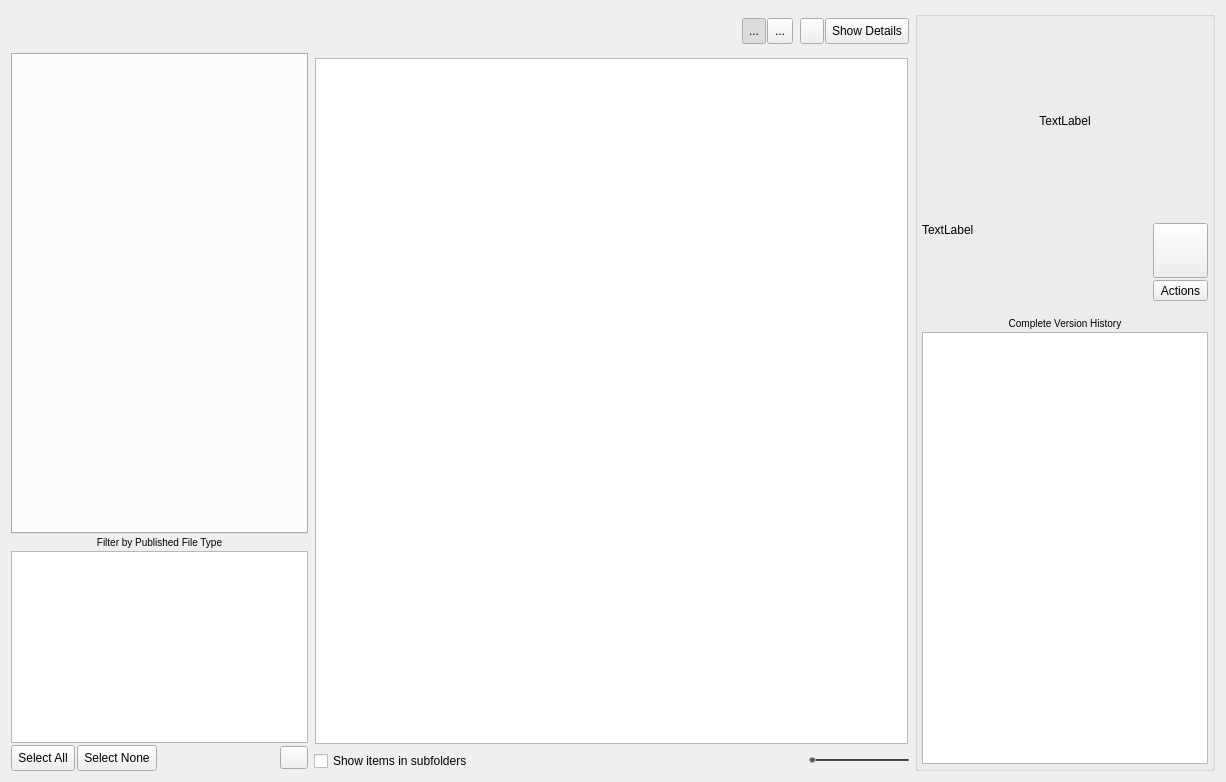
<?xml version="1.0" encoding="UTF-8"?>
<ui version="4.0">
 <class>Dialog</class>
 <widget class="QDialog" name="Dialog">
  <property name="geometry">
   <rect>
    <x>0</x>
    <y>0</y>
    <width>1226</width>
    <height>782</height>
   </rect>
  </property>
  <property name="windowTitle">
   <string>Load items into your scene</string>
  </property>
  <layout class="QHBoxLayout" name="horizontalLayout_3" stretch="1,2,0">
   <item>
    <layout class="QVBoxLayout" name="left_area">
     <property name="spacing">
      <number>2</number>
     </property>
     <item>
      <layout class="QHBoxLayout" name="top_toolbar">
       <item>
        <widget class="QToolButton" name="navigation_home">
         <property name="minimumSize">
          <size>
           <width>40</width>
           <height>40</height>
          </size>
         </property>
         <property name="maximumSize">
          <size>
           <width>40</width>
           <height>40</height>
          </size>
         </property>
         <property name="toolTip">
          <string>Clicking the &lt;i&gt;home button&lt;/i&gt; will take you to the location that best matches your current work area.</string>
         </property>
         <property name="accessibleName">
          <string>navigation_home</string>
         </property>
         <property name="styleSheet">
          <string notr="true">QToolButton{
   border: none;
   background-color: none;
   background-repeat: no-repeat;
   background-position: center center;
   background-image: url(:/res/home.png);
}

QToolButton:hover{
background-image: url(:/res/home_hover.png);
}

QToolButton:Pressed {
background-image: url(:/res/home_pressed.png);
}
</string>
         </property>
        </widget>
       </item>
       <item>
        <widget class="QToolButton" name="navigation_prev">
         <property name="minimumSize">
          <size>
           <width>40</width>
           <height>40</height>
          </size>
         </property>
         <property name="maximumSize">
          <size>
           <width>40</width>
           <height>40</height>
          </size>
         </property>
         <property name="toolTip">
          <string>&lt;i&gt;Go back&lt;/i&gt; in the folder history.</string>
         </property>
         <property name="accessibleName">
          <string>navigation_prev</string>
         </property>
         <property name="styleSheet">
          <string notr="true">QToolButton{
   border: none;
   background-color: none;
   background-repeat: no-repeat;
   background-position: center center;
   background-image: url(:/res/left_arrow.png);
}

QToolButton:disabled{
   background-image: url(:/res/left_arrow_disabled.png);
}

QToolButton:hover{
background-image: url(:/res/left_arrow_hover.png);
}

QToolButton:Pressed {
background-image: url(:/res/left_arrow_pressed.png);
}
</string>
         </property>
        </widget>
       </item>
       <item>
        <widget class="QToolButton" name="navigation_next">
         <property name="minimumSize">
          <size>
           <width>40</width>
           <height>40</height>
          </size>
         </property>
         <property name="maximumSize">
          <size>
           <width>40</width>
           <height>40</height>
          </size>
         </property>
         <property name="toolTip">
          <string>&lt;i&gt;Go forward&lt;/i&gt; in the folder history.</string>
         </property>
         <property name="accessibleName">
          <string>navigation_next</string>
         </property>
         <property name="styleSheet">
          <string notr="true">QToolButton{
   border: none;
   background-color: none;
   background-repeat: no-repeat;
   background-position: center center;
   background-image: url(:/res/right_arrow.png);
}

QToolButton:disabled{
   background-image: url(:/res/right_arrow_disabled.png);
}


QToolButton:hover{
background-image: url(:/res/right_arrow_hover.png);
}

QToolButton:Pressed {
background-image: url(:/res/right_arrow_pressed.png);
}
</string>
         </property>
        </widget>
       </item>
       <item>
        <widget class="QLabel" name="label">
         <property name="text">
          <string/>
         </property>
        </widget>
       </item>
      </layout>
     </item>
     <item>
      <widget class="QTabWidget" name="entity_preset_tabs">
       <property name="maximumSize">
        <size>
         <width>300</width>
         <height>16777202</height>
        </size>
       </property>
       <property name="toolTip">
        <string>This area shows &lt;i&gt;ShotGrid objects&lt;/i&gt; such as Shots or Assets, grouped into sections. </string>
       </property>
       <property name="accessibleName">
        <string>entity_preset_tabs</string>
       </property>
       <property name="currentIndex">
        <number>-1</number>
       </property>
       <property name="usesScrollButtons">
        <bool>true</bool>
       </property>
      </widget>
     </item>
     <item>
      <widget class="QLabel" name="label_4">
       <property name="text">
        <string>&lt;small&gt;Filter by Published File Type&lt;/small&gt;</string>
       </property>
       <property name="alignment">
        <set>Qt::AlignCenter</set>
       </property>
      </widget>
     </item>
     <item>
      <widget class="QListView" name="publish_type_list">
       <property name="sizePolicy">
        <sizepolicy hsizetype="Preferred" vsizetype="Maximum">
         <horstretch>0</horstretch>
         <verstretch>0</verstretch>
        </sizepolicy>
       </property>
       <property name="minimumSize">
        <size>
         <width>100</width>
         <height>100</height>
        </size>
       </property>
       <property name="toolTip">
        <string>This list shows all the relevant &lt;i&gt;publish types&lt;/i&gt; for your current selection. By ticking and unticking items in this list, publishes in the main view will be shown or hidden. You can see a summary count next to each publish type, showing how many items of that sort are matching your current selection.</string>
       </property>
       <property name="accessibleName">
        <string>publish_type_list</string>
       </property>
       <property name="styleSheet">
        <string notr="true">QListView::item {
    border-top: 1px dotted #888888;
    padding: 5px;
 }</string>
       </property>
       <property name="editTriggers">
        <set>QAbstractItemView::NoEditTriggers</set>
       </property>
       <property name="showDropIndicator" stdset="0">
        <bool>false</bool>
       </property>
       <property name="selectionMode">
        <enum>QAbstractItemView::NoSelection</enum>
       </property>
       <property name="uniformItemSizes">
        <bool>true</bool>
       </property>
      </widget>
     </item>
     <item>
      <layout class="QHBoxLayout" name="horizontalLayout_6">
       <property name="spacing">
        <number>2</number>
       </property>
       <item>
        <widget class="QToolButton" name="check_all">
         <property name="sizePolicy">
          <sizepolicy hsizetype="Fixed" vsizetype="Preferred">
           <horstretch>0</horstretch>
           <verstretch>0</verstretch>
          </sizepolicy>
         </property>
         <property name="minimumSize">
          <size>
           <width>60</width>
           <height>26</height>
          </size>
         </property>
         <property name="text">
          <string>Select All</string>
         </property>
        </widget>
       </item>
       <item>
        <widget class="QToolButton" name="check_none">
         <property name="sizePolicy">
          <sizepolicy hsizetype="Fixed" vsizetype="Preferred">
           <horstretch>0</horstretch>
           <verstretch>0</verstretch>
          </sizepolicy>
         </property>
         <property name="minimumSize">
          <size>
           <width>75</width>
           <height>26</height>
          </size>
         </property>
         <property name="text">
          <string>Select None</string>
         </property>
        </widget>
       </item>
       <item>
        <widget class="QLabel" name="label_3">
         <property name="text">
          <string/>
         </property>
         <property name="alignment">
          <set>Qt::AlignRight|Qt::AlignTrailing|Qt::AlignVCenter</set>
         </property>
        </widget>
       </item>
       <item>
        <widget class="QToolButton" name="cog_button">
         <property name="toolTip">
          <string>Tools and Settings</string>
         </property>
         <property name="accessibleName">
          <string>cog_button</string>
         </property>
         <property name="icon">
          <iconset resource="resources.qrc">
           <normaloff>:/res/gear.png</normaloff>:/res/gear.png</iconset>
         </property>
         <property name="iconSize">
          <size>
           <width>20</width>
           <height>16</height>
          </size>
         </property>
         <property name="popupMode">
          <enum>QToolButton::InstantPopup</enum>
         </property>
        </widget>
       </item>
      </layout>
     </item>
    </layout>
   </item>
   <item>
    <layout class="QVBoxLayout" name="middle_area">
     <item>
      <layout class="QHBoxLayout" name="horizontalLayout_2">
       <property name="spacing">
        <number>1</number>
       </property>
       <item>
        <widget class="QLabel" name="entity_breadcrumbs">
         <property name="sizePolicy">
          <sizepolicy hsizetype="Ignored" vsizetype="Preferred">
           <horstretch>0</horstretch>
           <verstretch>0</verstretch>
          </sizepolicy>
         </property>
         <property name="minimumSize">
          <size>
           <width>0</width>
           <height>40</height>
          </size>
         </property>
         <property name="toolTip">
          <string>This &lt;i&gt;breadcrumbs listing&lt;/i&gt; shows your currently selected ShotGrid location.</string>
         </property>
         <property name="text">
          <string/>
         </property>
        </widget>
       </item>
       <item>
        <spacer name="horizontalSpacer_5">
         <property name="orientation">
          <enum>Qt::Horizontal</enum>
         </property>
         <property name="sizeType">
          <enum>QSizePolicy::Ignored</enum>
         </property>
         <property name="sizeHint" stdset="0">
          <size>
           <width>40</width>
           <height>20</height>
          </size>
         </property>
        </spacer>
       </item>
       <item>
        <widget class="QToolButton" name="thumbnail_mode">
         <property name="minimumSize">
          <size>
           <width>0</width>
           <height>26</height>
          </size>
         </property>
         <property name="toolTip">
          <string>Thumbnail Mode</string>
         </property>
         <property name="accessibleName">
          <string>thumbnail_mode</string>
         </property>
         <property name="text">
          <string>...</string>
         </property>
         <property name="icon">
          <iconset resource="resources.qrc">
           <normaloff>:/res/mode_switch_thumb_active.png</normaloff>:/res/mode_switch_thumb_active.png</iconset>
         </property>
         <property name="checkable">
          <bool>true</bool>
         </property>
         <property name="checked">
          <bool>true</bool>
         </property>
        </widget>
       </item>
       <item>
        <widget class="QToolButton" name="list_mode">
         <property name="minimumSize">
          <size>
           <width>26</width>
           <height>26</height>
          </size>
         </property>
         <property name="toolTip">
          <string>List Mode</string>
         </property>
         <property name="accessibleName">
          <string>list_mode</string>
         </property>
         <property name="text">
          <string>...</string>
         </property>
         <property name="icon">
          <iconset resource="resources.qrc">
           <normaloff>:/res/mode_switch_card.png</normaloff>:/res/mode_switch_card.png</iconset>
         </property>
         <property name="checkable">
          <bool>true</bool>
         </property>
        </widget>
       </item>
       <item>
        <widget class="QLabel" name="label_5">
         <property name="minimumSize">
          <size>
           <width>5</width>
           <height>0</height>
          </size>
         </property>
         <property name="maximumSize">
          <size>
           <width>5</width>
           <height>16777215</height>
          </size>
         </property>
         <property name="text">
          <string/>
         </property>
        </widget>
       </item>
       <item>
        <widget class="QToolButton" name="search_publishes">
         <property name="minimumSize">
          <size>
           <width>0</width>
           <height>26</height>
          </size>
         </property>
         <property name="toolTip">
          <string>Filter Publishes</string>
         </property>
         <property name="accessibleName">
          <string>search_publishes</string>
         </property>
         <property name="icon">
          <iconset resource="resources.qrc">
           <normaloff>:/res/search.png</normaloff>:/res/search.png</iconset>
         </property>
         <property name="checkable">
          <bool>true</bool>
         </property>
        </widget>
       </item>
       <item>
        <widget class="QToolButton" name="info">
         <property name="minimumSize">
          <size>
           <width>80</width>
           <height>26</height>
          </size>
         </property>
         <property name="toolTip">
          <string>Use this button to &lt;i&gt;toggle details on and off&lt;/i&gt;. </string>
         </property>
         <property name="text">
          <string>Show Details</string>
         </property>
        </widget>
       </item>
      </layout>
     </item>
     <item>
      <widget class="QFrame" name="publish_frame">
       <layout class="QHBoxLayout" name="horizontalLayout_7">
        <property name="spacing">
         <number>1</number>
        </property>
        <property name="margin">
         <number>1</number>
        </property>
        <item>
         <widget class="QListView" name="publish_view">
          <property name="accessibleName">
           <string>publish_view</string>
          </property>
          <property name="editTriggers">
           <set>QAbstractItemView::NoEditTriggers</set>
          </property>
          <property name="resizeMode">
           <enum>QListView::Adjust</enum>
          </property>
          <property name="spacing">
           <number>5</number>
          </property>
          <property name="viewMode">
           <enum>QListView::IconMode</enum>
          </property>
          <property name="uniformItemSizes">
           <bool>true</bool>
          </property>
         </widget>
        </item>
       </layout>
      </widget>
     </item>
     <item>
      <layout class="QHBoxLayout" name="horizontalLayout_4">
       <item>
        <widget class="QCheckBox" name="show_sub_items">
         <property name="toolTip">
          <string>Enables the &lt;i&gt;subfolder mode&lt;/i&gt;, displaying a total aggregate of all selected items.</string>
         </property>
         <property name="accessibleName">
          <string>show_sub_items</string>
         </property>
         <property name="text">
          <string>Show items in subfolders</string>
         </property>
        </widget>
       </item>
       <item>
        <spacer name="horizontalSpacer_3">
         <property name="orientation">
          <enum>Qt::Horizontal</enum>
         </property>
         <property name="sizeHint" stdset="0">
          <size>
           <width>128</width>
           <height>20</height>
          </size>
         </property>
        </spacer>
       </item>
       <item>
        <widget class="QLabel" name="scale_label">
         <property name="text">
          <string/>
         </property>
         <property name="pixmap">
          <pixmap resource="resources.qrc">:/res/search.png</pixmap>
         </property>
        </widget>
       </item>
       <item>
        <widget class="QSlider" name="thumb_scale">
         <property name="minimumSize">
          <size>
           <width>100</width>
           <height>0</height>
          </size>
         </property>
         <property name="maximumSize">
          <size>
           <width>100</width>
           <height>16777215</height>
          </size>
         </property>
         <property name="toolTip">
          <string>Use this handle to &lt;i&gt;adjust the size&lt;/i&gt; of the displayed thumbnails.</string>
         </property>
         <property name="accessibleName">
          <string>thumb_scale</string>
         </property>
         <property name="styleSheet">
          <string notr="true">QSlider::groove:horizontal {
     /*border: 1px solid #999999; */
     height: 2px; /* the groove expands to the size of the slider by default. by giving it a height, it has a fixed size */
     background: qlineargradient(x1:0, y1:0, x2:0, y2:1, stop:0 #3F3F3F, stop:1 #545454);
     margin: 2px 0;
     border-radius: 1px;
 }

 QSlider::handle:horizontal {
     background: #545454;
     border: 1px solid #B6B6B6;
     width: 5px;
     margin: -2px 0; /* handle is placed by default on the contents rect of the groove. Expand outside the groove */
     border-radius: 3px;
 }
</string>
         </property>
         <property name="minimum">
          <number>70</number>
         </property>
         <property name="maximum">
          <number>250</number>
         </property>
         <property name="value">
          <number>70</number>
         </property>
         <property name="sliderPosition">
          <number>70</number>
         </property>
         <property name="orientation">
          <enum>Qt::Horizontal</enum>
         </property>
         <property name="invertedAppearance">
          <bool>false</bool>
         </property>
         <property name="invertedControls">
          <bool>false</bool>
         </property>
        </widget>
       </item>
      </layout>
     </item>
    </layout>
   </item>
   <item>
    <widget class="QGroupBox" name="details">
     <property name="minimumSize">
      <size>
       <width>300</width>
       <height>0</height>
      </size>
     </property>
     <property name="maximumSize">
      <size>
       <width>300</width>
       <height>16777215</height>
      </size>
     </property>
     <property name="title">
      <string/>
     </property>
     <layout class="QVBoxLayout" name="verticalLayout_3">
      <property name="spacing">
       <number>2</number>
      </property>
      <property name="margin">
       <number>4</number>
      </property>
      <item>
       <layout class="QHBoxLayout" name="horizontalLayout">
        <item>
         <spacer name="horizontalSpacer">
          <property name="orientation">
           <enum>Qt::Horizontal</enum>
          </property>
          <property name="sizeHint" stdset="0">
           <size>
            <width>40</width>
            <height>20</height>
           </size>
          </property>
         </spacer>
        </item>
        <item>
         <widget class="QLabel" name="details_image">
          <property name="sizePolicy">
           <sizepolicy hsizetype="Fixed" vsizetype="Fixed">
            <horstretch>0</horstretch>
            <verstretch>0</verstretch>
           </sizepolicy>
          </property>
          <property name="minimumSize">
           <size>
            <width>256</width>
            <height>200</height>
           </size>
          </property>
          <property name="maximumSize">
           <size>
            <width>256</width>
            <height>200</height>
           </size>
          </property>
          <property name="accessibleName">
           <string>details_image</string>
          </property>
          <property name="text">
           <string>TextLabel</string>
          </property>
          <property name="scaledContents">
           <bool>true</bool>
          </property>
          <property name="alignment">
           <set>Qt::AlignCenter</set>
          </property>
         </widget>
        </item>
        <item>
         <spacer name="horizontalSpacer_4">
          <property name="orientation">
           <enum>Qt::Horizontal</enum>
          </property>
          <property name="sizeHint" stdset="0">
           <size>
            <width>40</width>
            <height>20</height>
           </size>
          </property>
         </spacer>
        </item>
       </layout>
      </item>
      <item>
       <layout class="QHBoxLayout" name="horizontalLayout_5">
        <item>
         <widget class="QLabel" name="details_header">
          <property name="text">
           <string>TextLabel</string>
          </property>
          <property name="alignment">
           <set>Qt::AlignLeading|Qt::AlignLeft|Qt::AlignTop</set>
          </property>
          <property name="wordWrap">
           <bool>true</bool>
          </property>
         </widget>
        </item>
        <item>
         <spacer name="horizontalSpacer_2">
          <property name="orientation">
           <enum>Qt::Horizontal</enum>
          </property>
          <property name="sizeHint" stdset="0">
           <size>
            <width>40</width>
            <height>20</height>
           </size>
          </property>
         </spacer>
        </item>
        <item>
         <layout class="QVBoxLayout" name="verticalLayout_4">
          <item>
           <widget class="QToolButton" name="detail_playback_btn">
            <property name="minimumSize">
             <size>
              <width>55</width>
              <height>55</height>
             </size>
            </property>
            <property name="maximumSize">
             <size>
              <width>55</width>
              <height>55</height>
             </size>
            </property>
            <property name="toolTip">
             <string>The most recent published version has some playable media associated. Click this button to launch the ShotGrid &lt;b&gt;Media Center&lt;/b&gt; web player to see the review version and any notes and comments that have been submitted.</string>
            </property>
            <property name="text">
             <string/>
            </property>
            <property name="icon">
             <iconset resource="resources.qrc">
              <normaloff>:/res/play_icon.png</normaloff>:/res/play_icon.png</iconset>
            </property>
            <property name="iconSize">
             <size>
              <width>40</width>
              <height>40</height>
             </size>
            </property>
            <property name="toolButtonStyle">
             <enum>Qt::ToolButtonTextBesideIcon</enum>
            </property>
           </widget>
          </item>
          <item>
           <widget class="QToolButton" name="detail_actions_btn">
            <property name="minimumSize">
             <size>
              <width>55</width>
              <height>0</height>
             </size>
            </property>
            <property name="maximumSize">
             <size>
              <width>55</width>
              <height>16777215</height>
             </size>
            </property>
            <property name="text">
             <string>Actions</string>
            </property>
            <property name="popupMode">
             <enum>QToolButton::InstantPopup</enum>
            </property>
            <property name="toolButtonStyle">
             <enum>Qt::ToolButtonTextOnly</enum>
            </property>
           </widget>
          </item>
         </layout>
        </item>
       </layout>
      </item>
      <item>
       <widget class="QLabel" name="version_history_label">
        <property name="sizePolicy">
         <sizepolicy hsizetype="Preferred" vsizetype="Maximum">
          <horstretch>0</horstretch>
          <verstretch>0</verstretch>
         </sizepolicy>
        </property>
        <property name="styleSheet">
         <string notr="true">QLabel { padding-top: 14px}</string>
        </property>
        <property name="text">
         <string>&lt;small&gt;Complete Version History&lt;/small&gt;</string>
        </property>
        <property name="alignment">
         <set>Qt::AlignCenter</set>
        </property>
        <property name="wordWrap">
         <bool>true</bool>
        </property>
       </widget>
      </item>
      <item>
       <widget class="QListView" name="history_view">
        <property name="accessibleName">
         <string>history_view</string>
        </property>
        <property name="verticalScrollMode">
         <enum>QAbstractItemView::ScrollPerPixel</enum>
        </property>
        <property name="horizontalScrollMode">
         <enum>QAbstractItemView::ScrollPerPixel</enum>
        </property>
        <property name="uniformItemSizes">
         <bool>true</bool>
        </property>
       </widget>
      </item>
     </layout>
    </widget>
   </item>
  </layout>
 </widget>
 <tabstops>
  <tabstop>navigation_home</tabstop>
  <tabstop>navigation_prev</tabstop>
  <tabstop>navigation_next</tabstop>
  <tabstop>publish_type_list</tabstop>
  <tabstop>show_sub_items</tabstop>
  <tabstop>thumb_scale</tabstop>
<!--  <tabstop>history_view</tabstop>-->
 </tabstops>
 <resources>
  <include location="resources.qrc"/>
 </resources>
 <connections/>
</ui>
